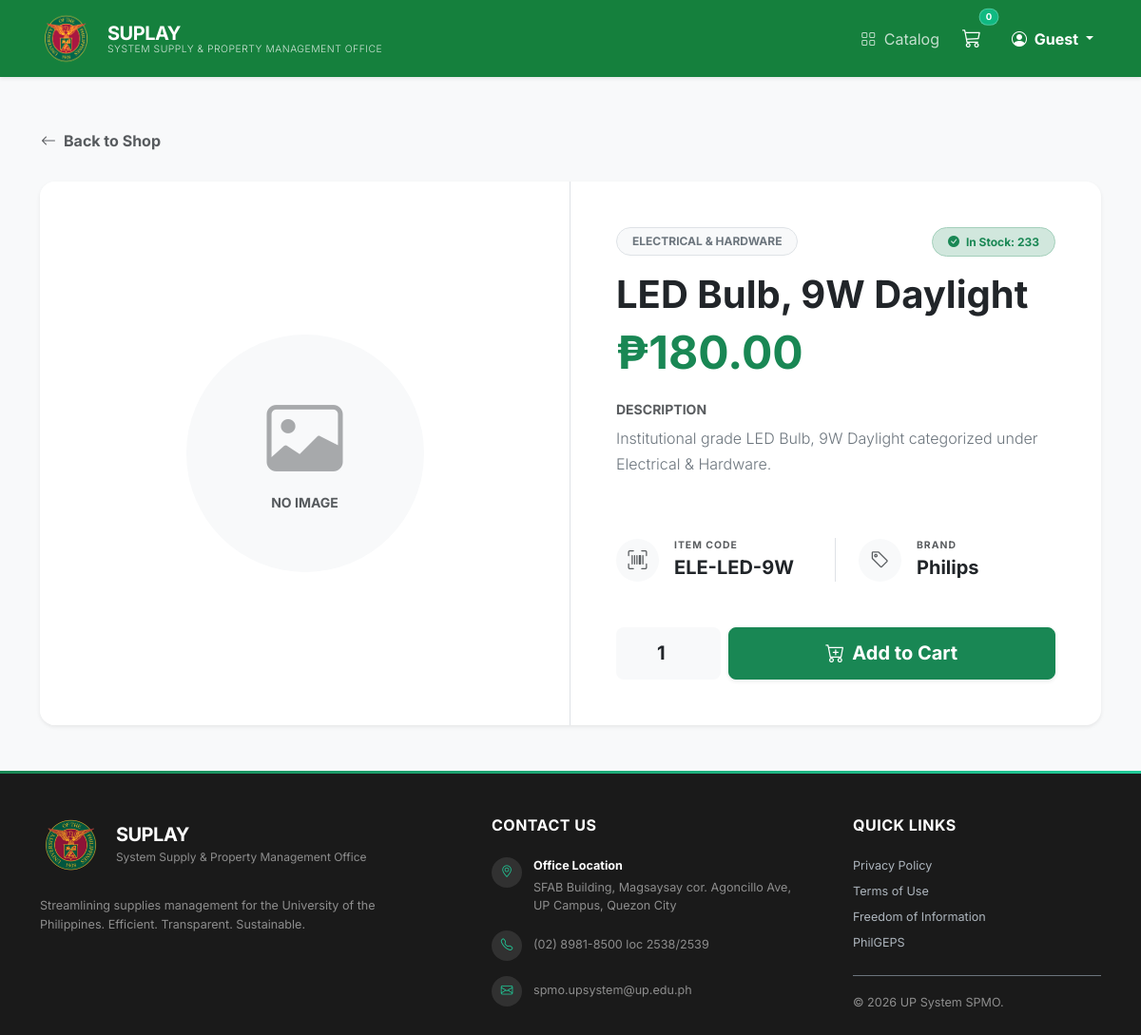
The page /product/346/ on the database its author committed.
### supplies/models.py (models this page shows, shortened)
class Product(models.Model):
    name = models.CharField(max_length=200)
    brand = models.CharField(max_length=100, blank=True, null=True)
    item_code = models.CharField(max_length=50, blank=True, null=True, help_text="Stock No / Item Code")
    supplier = models.ForeignKey(Supplier, on_delete=models.SET_NULL, null=True, blank=True)
    description = models.TextField()
    price = models.DecimalField(max_digits=10, decimal_places=2)
    category = models.ForeignKey(Category, on_delete=models.CASCADE)
    stock = models.IntegerField(default=0)
    unit = models.CharField(max_length=50, blank=True, null=True, help_text="e.g., pc, box, ream")
    reorder_point = models.IntegerField(default=0, help_text="Alert when stock drops below this number")
    image = models.ImageField(upload_to='products/', blank=True, null=True)
    created_at = models.DateTimeField(auto_now_add=True)
    class Meta: ordering = ['name']

class Category(models.Model):
    name = models.CharField(max_length=255)
    description = models.TextField(blank=True)
    class Meta:
        verbose_name_plural = "Categories"
        ordering = ['name']

### supplies/views/client.py (the view)
# urls.py: path('product/<int:pk>/', views.product_detail, name='product_detail'),
def product_detail(request, pk):
    product = get_object_or_404(Product, pk=pk)
    return render(request, 'supplies/product_detail.html', {'product': product})

### supplies/context_processors.py (called while the page is built, shortened)
def sidebar_pulse(request):
    if not request.user.is_authenticated or not request.user.is_staff:
        return {}

### supplies/templates/supplies/product_detail.html (shortened to what this page needs)
{% extends 'supplies/base.html' %}
{% load humanize %}
{% block content %}
<div class="container py-5">
    <div class="mb-4">
        <a href="{% url 'home' %}" class="btn btn-link text-decoration-none text-muted ps-0 fw-bold small">
            <i class="bi bi-arrow-left me-2"></i>Back to Shop
        </a>
    </div>
    <div class="card shadow-sm border-0 rounded-4 overflow-hidden">
        <div class="row g-0">
            <div class="col-md-6 bg-white d-flex align-items-center justify-content-center p-5 border-end">
                {% if product.image %}
                <img src="{{ product.image.url }}" alt="{{ product.name }}" class="img-fluid"
                    style="max-height: 450px; object-fit: contain;">
                {% else %}
                <div class="text-center text-muted p-5 bg-light rounded-circle"
                    style="width: 250px; height: 250px; display: flex; align-items: center; justify-content: center;">
                    <div class="d-flex flex-column">
                        <i class="bi bi-image display-1 mb-2 opacity-50"></i>
                        <span class="small fw-bold text-uppercase letter-spacing-1">No Image</span>
                    </div>
                </div>
                {% endif %}
            </div>
            <div class="col-md-6">
                <div class="card-body p-4 p-lg-5 d-flex flex-column h-100 justify-content-center">
                    <div class="d-flex justify-content-between align-items-center mb-3">
                        <span
                            class="badge bg-light text-secondary text-uppercase border px-3 py-2 rounded-pill small fw-bold tracking-wide">
                            {{ product.category.name }}
                        </span>
                        {% if product.stock > 0 %}
                        <span
                            class="badge bg-success-subtle text-success px-3 py-2 rounded-pill border border-success-subtle">
                            <i class="bi bi-check-circle-fill me-1"></i> In Stock: {{ product.stock }}
                        </span>
                        {% else %}
                        <span
                            class="badge bg-danger-subtle text-danger px-3 py-2 rounded-pill border border-danger-subtle">
                            <i class="bi bi-x-circle-fill me-1"></i> Out of Stock
                        </span>
                        {% endif %}
                    </div>
                    <h1 class="fw-bold text-dark display-6 mb-2">{{ product.name }}</h1>
                    <h2 class="text-success fw-bold mb-4 display-5">₱{{ product.price|floatformat:2|intcomma }}</h2>
                    <div class="mb-5">
                        <h6 class="text-uppercase text-muted small fw-bold letter-spacing-1 mb-2">Description</h6>
                        <p class="text-secondary lead fs-6" style="line-height: 1.7;">
                            {{ product.description }}
                        </p>
                    </div>
                    <div class="row mb-5 g-0">
                        <div class="col-6 border-end pe-4">
                            <div class="d-flex align-items-center">
                                <div class="bg-light rounded-circle p-2 me-3 d-flex align-items-center justify-content-center"
                                    style="width: 45px; height: 45px;">
                                    <i class="bi bi-upc-scan fs-5 text-muted"></i>
                                </div>
                                <div>
                                    <small class="text-uppercase text-muted fw-bold d-block"
                                        style="font-size: 0.65rem; letter-spacing: 1px;">Item Code</small>
                                    <span class="fw-bold text-dark fs-5">{{ product.item_code|default:"-" }}</span>
                                </div>
                            </div>
                        </div>
                        <div class="col-6 ps-4">
                            <div class="d-flex align-items-center">
                                <div class="bg-light rounded-circle p-2 me-3 d-flex align-items-center justify-content-center"
                                    style="width: 45px; height: 45px;">
                                    <i class="bi bi-tag fs-5 text-muted"></i>
                                </div>
                                <div>
                                    <small class="text-uppercase text-muted fw-bold d-block"
                                        style="font-size: 0.65rem; letter-spacing: 1px;">Brand</small>
                                    <span class="fw-bold text-dark fs-5">{{ product.brand|default:"Generic" }}</span>
                                </div>
                            </div>
                        </div>
                    </div>
                    {% if product.stock > 0 %}
                    <form action="{% url 'add_to_cart' product.id %}" method="POST" class="mt-auto">
                        <div class="row g-2">
                            <div class="col-4 col-sm-3">
                                <input type="number" name="quantity" value="1" min="1" max="{{ product.stock }}"
                                    class="form-control form-control-lg text-center fw-bold bg-light border-0"
                                    style="height: 55px;">
                            </div>
                            <div class="col-8 col-sm-9">
                                <button type="submit"
                                    class="btn btn-success btn-lg w-100 fw-bold shadow-sm d-flex align-items-center justify-content-center"
                                    style="height: 55px;">
                                    <i class="bi bi-cart-plus me-2"></i> Add to Cart
                                </button>
                            </div>
                        </div>
                    </form>
                    {% else %}
                    <button class="btn btn-light text-muted border btn-lg w-100 fw-bold mt-auto" style="height: 55px;"
                        disabled>
                        Item Out of Stock
                    </button>
                    {% endif %}
                </div>
            </div>
        </div>
    </div>
</div>
{% endblock %}

### supplies/templates/supplies/base.html (style rules this page uses)
body { font-family: 'Inter', system-ui, -apple-system, sans-serif; }

### rows shown on the page
Product: category.name "ELECTRICAL & HARDWARE", stock "233", name "LED Bulb, 9W Daylight", price "180.00", description "Institutional grade LED Bulb, 9W Daylight categorized under Electrical & Hardware.", item_code "ELE-LED-9W", brand "Philips"

### other values the page prints
{{ request.session.cart|length|default:"0" }} "0"
{{ user.username|default:"Guest" }} "Guest"
